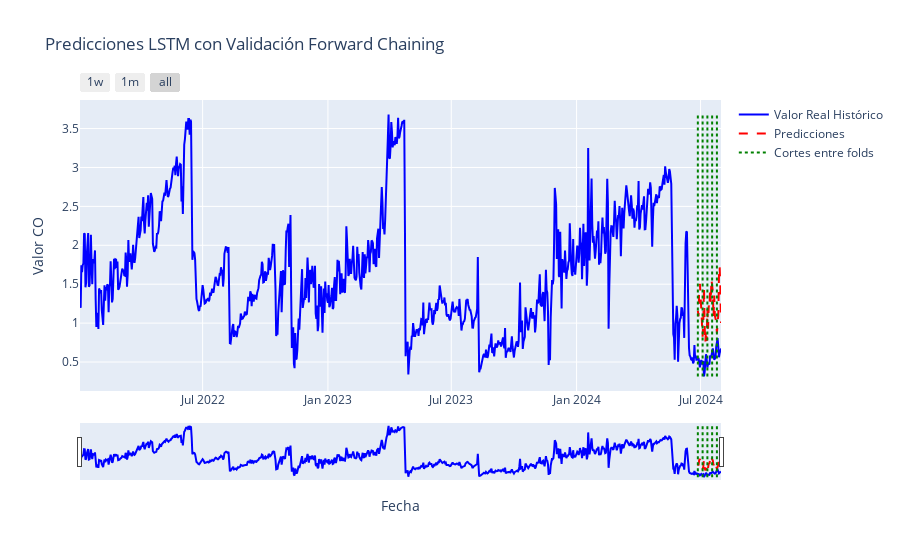

Notebook code for this chart:
### Markdown cell above
### Time series predictions

### Code cell
plot_time_series_with_predictions(
    historical_real_values = historical_real_values,
    historical_predictions = historical_predictions,
    cutoff_dates = cutoff_dates,
    historical_series = daily_Monterrey_co['CO']
)

### Figure 1 — Plotly figure (JSON) as saved in the notebook; plotly's stock layout.template omitted (floating-point values rounded to 4 significant figures; data arrays with more than 128 entries replaced by an {"elided": "..."} marker saying what was removed)
{"data": [{"line": {"color": "blue"}, "mode": "lines", "name": "Valor Real Histórico", "type": "scatter", "x": {"elided": "942 str values"}, "y": {"elided": "942 float values"}}, {"line": {"color": "red", "dash": "dash"}, "mode": "lines", "name": "Predicciones", "type": "scatter", "x": {"elided": "942 str values"}, "y": {"elided": "942 float values"}}, {"line": {"color": "green", "dash": "dot", "width": 2}, "mode": "lines", "name": "Cortes entre folds", "showlegend": true, "type": "scatter", "x": ["2024-06-27T00:00:00", "2024-06-27T00:00:00"], "y": [0.3146, 3.68]}, {"line": {"color": "green", "dash": "dot", "width": 2}, "mode": "lines", "showlegend": false, "type": "scatter", "x": ["2024-07-04T00:00:00", "2024-07-04T00:00:00"], "y": [0.3146, 3.68]}, {"line": {"color": "green", "dash": "dot", "width": 2}, "mode": "lines", "showlegend": false, "type": "scatter", "x": ["2024-07-11T00:00:00", "2024-07-11T00:00:00"], "y": [0.3146, 3.68]}, {"line": {"color": "green", "dash": "dot", "width": 2}, "mode": "lines", "showlegend": false, "type": "scatter", "x": ["2024-07-18T00:00:00", "2024-07-18T00:00:00"], "y": [0.3146, 3.68]}, {"line": {"color": "green", "dash": "dot", "width": 2}, "mode": "lines", "showlegend": false, "type": "scatter", "x": ["2024-07-25T00:00:00", "2024-07-25T00:00:00"], "y": [0.3146, 3.68]}], "layout": {"title": {"text": "Predicciones LSTM con Validación Forward Chaining"}, "xaxis": {"rangeselector": {"buttons": [{"count": 7, "label": "1w", "step": "day", "stepmode": "backward"}, {"count": 1, "label": "1m", "step": "month", "stepmode": "backward"}, {"step": "all"}]}, "rangeslider": {"visible": true}, "title": {"text": "Fecha"}}, "yaxis": {"title": {"text": "Valor CO"}}}}
